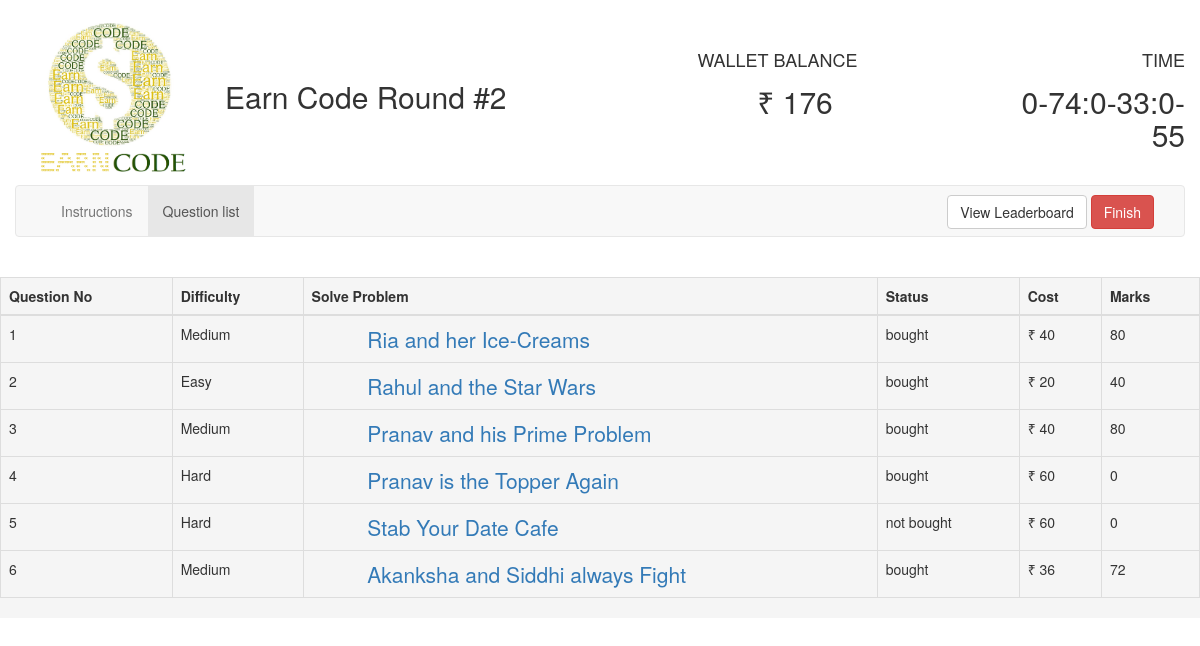
/comp/question/69/, run on the app's committed database.
### round2/models.py (models this page shows, shortened)
class Question(models.Model):
    question = models.TextField(max_length=4000)
    question_title = models.CharField(max_length=2000)
    input = models.CharField(default=0, max_length=15000)
    correct_op = models.CharField(default=0, max_length=10000)
    explanation = models.TextField(max_length=7000)
    test_input = models.TextField(max_length=100000)
    test_output = models.TextField(max_length=10000)
    cost = models.IntegerField()
    user = models.ManyToManyField(User, null=True, through="Score")
    type = models.CharField(default="Easy", max_length=10)

### round2/views.py (the view)
# urls.py: url(r'^question/(?P<user_id>[0-9]+)/$', views.question, name="question"),
def question(request, user_id):
    all_questions = Question.objects.all()
    current_user = User.objects.get(pk=user_id)
    jsonDec = json.decoder.JSONDecoder()
    current_user.total_score = 0
    temp = 0
    question_list = []
    for questions in all_questions:
        if current_user in questions.user.all():
            question_list.append({"question": questions,
                                  "status": "bought",
                                  "cost": questions.cost,
                                  "difficulty": questions.type,
                                  "question_score": Score.objects.get(user_f=current_user, question_f=questions).score})
        else:
            question_list.append({"question": questions,
                                  "status": "not bought",
                                  "cost": questions.cost,
                                  "difficulty": questions.type,
                                  "question_score": 0
                                  })
    current_user.total_score = temp
    current_user.save()
    print(current_user.total_score)
    return render(request, 'round2/select_questions_new.html',
                  {'buyed_questions': '', 'all_questions': all_questions, 'user_id': user_id,
                   'remaining_time': current_user.end_time - time.time(), 'question_list': question_list,
                   'money': current_user.money})

### round2/templates/round2/select_questions_new.html (shortened to what this page needs)
<!DOCTYPE html>
<html lang="en">
{% load staticfiles %}
<head>
    <link href="{% static '/css/font.css' %}" rel="stylesheet">
    <link rel="stylesheet"
          href="{% static '/css/jquery-ui.min.css' %}">
    <link rel="stylesheet" href="{% static '/css/bootstrap.min.css' %}">
</head>
<body>
<br>
<div class="container-fluid">
    <div class="container">
        <div class="row">
            <div class="col-md-2">
                <img alt="EarnCode"
                     src="{% static '/round2/images/ea.png' %}" width="100%">
            </div>
            <div class="col-md-4">
                <h2 style="margin-top: 60px;">Earn Code Round #2</h2>
            </div>
            <div class="col-md-2 col-md-offset-1">
                <div class="row"><h4 style="margin-top: 30px; margin-bottom: -5px;">WALLET BALANCE</h4></div>
                <div class="row text-center"><h2><span id="">&#8377; {{ money }}</span></h2></div>
            </div>
            <div class="col-md-2 col-md-offset-1 text-right">
                <div class="row"><h4 style="margin-top: 30px; margin-bottom: -5px;">TIME</h4></div>
                <div class="row"><h2><span id="time1">time</span></h2></div>
            </div>
        </div>
    </div>
    <nav class="navbar navbar-default">
        <div class="container-fluid">
            <div class="collapse navbar-collapse" id="bs-example-navbar-collapse-1">
                <ul class="nav navbar-nav">
                    <li id="instruction_tab"><a onclick="showInstructions();">Instructions</a></li>
                    <li class="active" id="question_tab"><a onclick="showQuestions()">Question list</a></li>
                </ul>
                <form action="{% url 'round2:leaderboard' user_id %}" method="post" class="navbar-form navbar-right"
                      style="margin-bottom: -8px;margin-top: 1px;">
                    <button type="submit" class="btn btn-default navbar-btn" id="leader" name="leader">View
                        Leaderboard
                    </button>
                    <button type="button" class="btn btn-default navbar-btn btn-danger" onclick="prompt_user()">
                        Finish
                    </button>
                </form>
            </div>
        </div>
    </nav>
    <br>
    <div class="row leader" id="question_list">
        <div class="table-responsive">
            <table class="table table-bordered white">
                <thead class="thead-inverse">
                <tr>
                    <th>Question No</th>
                    <th>Difficulty</th>
                    <th>Solve Problem</th>
                    <th>Status</th>
                    <th>Cost</th>
                    <th>Marks</th>
                </tr>
                </thead>
                <tbody id="table_body">
                {% for question in question_list %}
                    <tr id="{{ forloop.counter }}">
                        <td>{{ forloop.counter }}</td>
                        <td>{{ question.difficulty }}</td>
                        <td><a href="{% url 'round2:question_details' user_id question.question.pk %}"
                               style=" font-size: 150%; text-align:left; margin-left:10%;">{{ question.question.question_title }}</a>
                        </td>
                        <td>{{ question.status }}</td>
                        <td>&#8377; {{ question.cost }}</td>
                        <td>{{ question.question_score }}</td>
                    </tr>
                {% endfor %}
                </tbody>
            </table>
        </div>
    </div>
</div>
</body>
</html>

### round2/templates/round2/select_questions_new.html (style rules this page uses)
.leader { background: whitesmoke; }

### data on the page
Question: difficulty "Medium", question.question_title "Ria and her Ice-Creams", status "bought", cost "40", question_score "80"
Question: difficulty "Easy", question.question_title "Rahul and the Star Wars", status "bought", cost "20", question_score "40"
Question: difficulty "Medium", question.question_title "Pranav and his Prime Problem", status "bought", cost "40", question_score "80"
Question: difficulty "Hard", question.question_title "Pranav is the Topper Again", status "bought", cost "60", question_score "0"
Question: difficulty "Hard", question.question_title "Stab Your Date Cafe", status "not bought", cost "60", question_score "0"
Question: difficulty "Medium", question.question_title "Akanksha and Siddhi always Fight", status "bought", cost "36", question_score "72"

### other printed values
{{ money }} "176"
